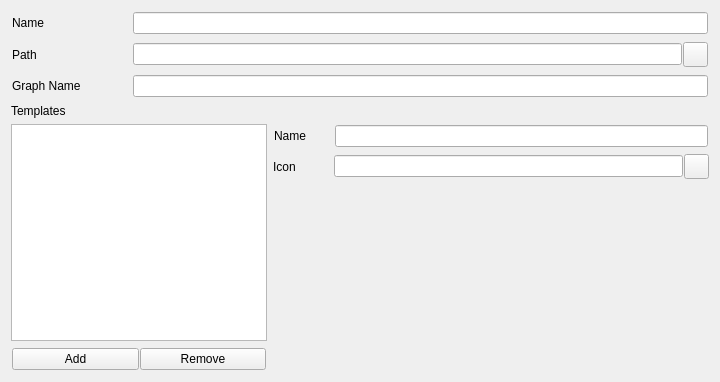
<?xml version="1.0" encoding="UTF-8"?>
<ui version="4.0">
 <class>Form</class>
 <widget class="QWidget" name="Form">
  <property name="geometry">
   <rect>
    <x>0</x>
    <y>0</y>
    <width>720</width>
    <height>382</height>
   </rect>
  </property>
  <property name="windowTitle">
   <string>Form</string>
  </property>
  <layout class="QVBoxLayout" name="verticalLayout">
   <item>
    <layout class="QHBoxLayout" name="horizontalLayout">
     <property name="spacing">
      <number>1</number>
     </property>
     <property name="leftMargin">
      <number>1</number>
     </property>
     <property name="topMargin">
      <number>1</number>
     </property>
     <property name="rightMargin">
      <number>1</number>
     </property>
     <property name="bottomMargin">
      <number>1</number>
     </property>
     <item>
      <widget class="QLabel" name="label">
       <property name="minimumSize">
        <size>
         <width>120</width>
         <height>0</height>
        </size>
       </property>
       <property name="text">
        <string>Name</string>
       </property>
      </widget>
     </item>
     <item>
      <widget class="QLineEdit" name="nameLineEdit">
       <property name="toolTip">
        <string>A menu will be created with this name to list the available pypeline graphs</string>
       </property>
      </widget>
     </item>
    </layout>
   </item>
   <item>
    <layout class="QHBoxLayout" name="horizontalLayout_15">
     <property name="spacing">
      <number>1</number>
     </property>
     <property name="leftMargin">
      <number>1</number>
     </property>
     <property name="topMargin">
      <number>1</number>
     </property>
     <property name="rightMargin">
      <number>1</number>
     </property>
     <property name="bottomMargin">
      <number>1</number>
     </property>
     <item>
      <widget class="QLabel" name="label_11">
       <property name="minimumSize">
        <size>
         <width>120</width>
         <height>0</height>
        </size>
       </property>
       <property name="text">
        <string>Path</string>
       </property>
      </widget>
     </item>
     <item>
      <widget class="QLineEdit" name="patternLineEdit">
       <property name="toolTip">
        <string>A pattern to organize and find the pypeline files. Each key represented by ${key_number} will be used to organize the graphs.
. eg for a sequence/shot pattern :
/project/SHOTS/${0}/${0}_${1}/${0}_${1}.pyp</string>
       </property>
      </widget>
     </item>
     <item>
      <widget class="QPushButton" name="patternButton">
       <property name="minimumSize">
        <size>
         <width>25</width>
         <height>25</height>
        </size>
       </property>
       <property name="maximumSize">
        <size>
         <width>25</width>
         <height>25</height>
        </size>
       </property>
       <property name="text">
        <string/>
       </property>
      </widget>
     </item>
    </layout>
   </item>
   <item>
    <layout class="QHBoxLayout" name="horizontalLayout_5">
     <property name="spacing">
      <number>1</number>
     </property>
     <property name="leftMargin">
      <number>1</number>
     </property>
     <property name="topMargin">
      <number>1</number>
     </property>
     <property name="rightMargin">
      <number>1</number>
     </property>
     <property name="bottomMargin">
      <number>1</number>
     </property>
     <item>
      <widget class="QLabel" name="label_4">
       <property name="minimumSize">
        <size>
         <width>120</width>
         <height>0</height>
        </size>
       </property>
       <property name="text">
        <string>Graph Name</string>
       </property>
      </widget>
     </item>
     <item>
      <widget class="QLineEdit" name="graphNameLineEdit"/>
     </item>
    </layout>
   </item>
   <item>
    <layout class="QVBoxLayout" name="verticalLayout_2">
     <item>
      <widget class="QLabel" name="label_12">
       <property name="minimumSize">
        <size>
         <width>100</width>
         <height>0</height>
        </size>
       </property>
       <property name="text">
        <string>Templates</string>
       </property>
      </widget>
     </item>
     <item>
      <layout class="QHBoxLayout" name="horizontalLayout_3" stretch="0,1">
       <item>
        <layout class="QVBoxLayout" name="verticalLayout_4">
         <item>
          <widget class="QListWidget" name="templateListWidget"/>
         </item>
         <item>
          <layout class="QHBoxLayout" name="horizontalLayout_2">
           <property name="spacing">
            <number>1</number>
           </property>
           <property name="leftMargin">
            <number>1</number>
           </property>
           <property name="topMargin">
            <number>1</number>
           </property>
           <property name="rightMargin">
            <number>1</number>
           </property>
           <property name="bottomMargin">
            <number>1</number>
           </property>
           <item>
            <widget class="QPushButton" name="templateAddButton">
             <property name="text">
              <string>Add</string>
             </property>
            </widget>
           </item>
           <item>
            <widget class="QPushButton" name="templateDelButton">
             <property name="text">
              <string>Remove</string>
             </property>
            </widget>
           </item>
          </layout>
         </item>
        </layout>
       </item>
       <item>
        <layout class="QVBoxLayout" name="verticalLayout_3">
         <item>
          <layout class="QHBoxLayout" name="horizontalLayout_6">
           <property name="spacing">
            <number>1</number>
           </property>
           <property name="leftMargin">
            <number>1</number>
           </property>
           <property name="topMargin">
            <number>1</number>
           </property>
           <property name="rightMargin">
            <number>1</number>
           </property>
           <property name="bottomMargin">
            <number>1</number>
           </property>
           <item>
            <widget class="QLabel" name="label_2">
             <property name="minimumSize">
              <size>
               <width>60</width>
               <height>0</height>
              </size>
             </property>
             <property name="text">
              <string>Name</string>
             </property>
            </widget>
           </item>
           <item>
            <widget class="QLineEdit" name="templateNameLineEdit">
             <property name="toolTip">
              <string>This name will be prompt to ask for the user to choose betwween available templates</string>
             </property>
            </widget>
           </item>
          </layout>
         </item>
         <item>
          <layout class="QHBoxLayout" name="horizontalLayout_4">
           <property name="spacing">
            <number>1</number>
           </property>
           <item>
            <widget class="QLabel" name="label_3">
             <property name="minimumSize">
              <size>
               <width>60</width>
               <height>0</height>
              </size>
             </property>
             <property name="text">
              <string>Icon</string>
             </property>
            </widget>
           </item>
           <item>
            <widget class="QLineEdit" name="templateIconLineEdit"/>
           </item>
           <item>
            <widget class="QPushButton" name="templateIconButton">
             <property name="minimumSize">
              <size>
               <width>25</width>
               <height>25</height>
              </size>
             </property>
             <property name="maximumSize">
              <size>
               <width>25</width>
               <height>25</height>
              </size>
             </property>
             <property name="text">
              <string/>
             </property>
            </widget>
           </item>
          </layout>
         </item>
         <item>
          <spacer name="verticalSpacer">
           <property name="orientation">
            <enum>Qt::Vertical</enum>
           </property>
           <property name="sizeHint" stdset="0">
            <size>
             <width>20</width>
             <height>40</height>
            </size>
           </property>
          </spacer>
         </item>
        </layout>
       </item>
      </layout>
     </item>
    </layout>
   </item>
  </layout>
 </widget>
 <resources/>
 <connections/>
</ui>
